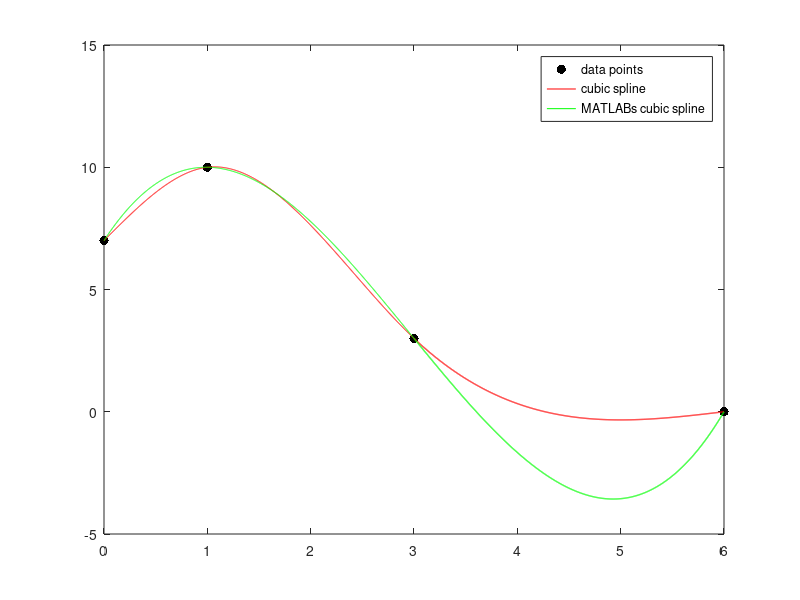

MATLAB code to generate this figure:
% Cubic spline interpolation through the points (0,7),(1,10),(3,3),(6,0)
% 4 points, 3 intervals -> 12 unknowns (a1,b1,c1,d2,a2,b2,...,c3,d3)
% set up equations such that trivially d_1 = 7, d_2 = 10, d_3 = 3 

x = [ 0 1  3 6 ];
y = [ 7 10 3 0 ];

% 9 by 9 system 
A =  [1,1,1,0,0,0,0,0,0 ; 3,2,1,0,0,-1,0,0, 0; 6,2,0,0,-2,0,0,0,0;
      0,0,0,8,4,2,0,0,0 ; 0,0,0,12,4,1,0,0,-1; 0,0,0,12,2,0,0,-2,0;
      0,0,0,0,0,0,27,9,3; 0,2,0,0,0,0,0, 0, 0; 0,0,0,0,0,0,18,2,0];
b =  [3;0;0;-7;0;0;-3;0;0];

% get coefficients of cubic polynomials
p = A\b;
a_1 = p(1);
b_1 = p(2);
c_1 = p(3);
d_1 = 7;

a_2 = p(4);
b_2 = p(5);
c_2 = p(6);
d_2 = 10;

a_3 = p(7);
b_3 = p(8);
c_3 = p(9);
d_3 = 3;

x1 = linspace(0,1,500);
x2 = linspace(1,3,1000);
x3 = linspace(3,6,1500);

f_1 = a_1*x1.^3 + b_1*x1.^2 + c_1*x1 + d_1;
f_2 = a_2*(x2-1).^3 + b_2*(x2-1).^2 + c_2*(x2-1) + d_2;
f_3 = a_3*(x3-3).^3 + b_3*(x3-3).^2 + c_3*(x3-3) + d_3;

figure('Name','Cubic Interpolation','NumberTitle','off')
p0 = plot(x,y,'.k','Markersize', 20); % plot the 4 points
hold on
% red line is splines with natural conditions
p1=plot(x1,f_1,'-r', x2, f_2,'-r', x3, f_3,'-r','linewidth',1); 

% now replace natural conditions with MATLAB's conditions
% natural conditions = double derivative at end points equal to zero
% MATLAB conditions = triple derivative continuous at 2nd point and 2nd to last point
B = [ A(1:7,:) ; 6 0 0 -6 0 0 0 0 0 ; 0 0 0 6 0 0 -6 0 0 ]; % change last two rows

q = B\b
a_1 = q(1);
b_1 = q(2);
c_1 = q(3);
a_2 = q(4);
b_2 = q(5);
c_2 = q(6);
a_3 = q(7);
b_3 = q(8);
c_3 = q(9);

f_1 = a_1*x1.^3 + b_1*x1.^2 + c_1*x1 + 7;
f_2 = a_2*(x2-1).^3 + b_2*(x2-1).^2 + c_2*(x2-1) + 10;
f_3 = a_3*(x3-3).^3 + b_3*(x3-3).^2 + c_3*(x3-3) + 3;

p2=plot(x1, f_1, '-g', x2, f_2,'-g', x3, f_3,'-g','linewidth',1);

legend([p0,p1(1),p2(1)],'data points', 'cubic spline', 'MATLABs cubic spline');